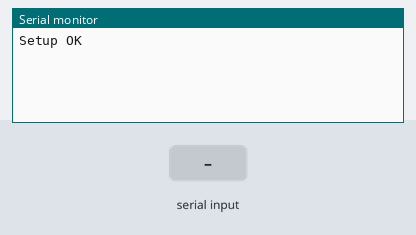
This sketch was run on a simulated Arduino Uno, built with avr-gcc and run on an emulated ATmega328P. On the bench: the last lines printed to the serial monitor. The test bench sets the inputs (shaded band).

Above: at 1.2 s.
1.3 s: "OK1\n" received over Serial
At 1.7 s:
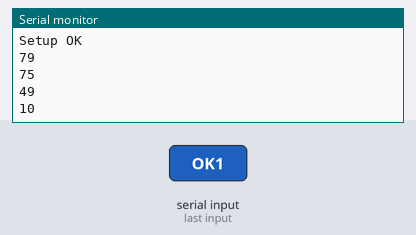
2.8 s: "OK2\n" received over Serial
At 4.0 s:
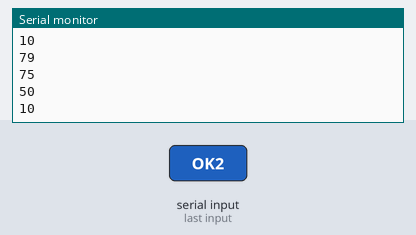
Timing chart, 0 to 5.8 s (numbered marks = the images above; inputs shaded):
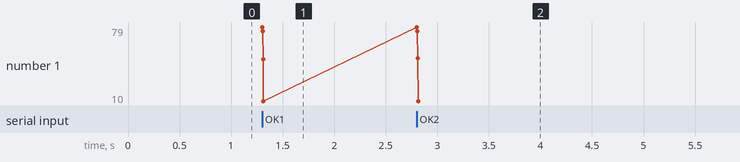

The sketch:

lock.ino
```cpp
#include <EEPROM.h>

int word_address =0;

void setup()
{


  Serial.begin(9600);
  Serial.println("Setup OK");

}
void loop()
{
  String inByte="";
  if (Serial.available() > 0) {
    // get incoming byte:
    inByte = Serial.read();
    Serial.println(inByte);
if (inByte =="1") {

  lockWrite(9);
 // Serial.println("OK1");
  }

  if (inByte =="2") {

    lockRead();
   //  Serial.println("OK2");

  }


  }

  }


  void lockWrite (int a)
  {


    EEPROM.write(word_address, a);
    }


int lockRead ()
{


  Serial.println(EEPROM.read(word_address));

  return EEPROM.read(word_address);
  }
```

Measured:
- after the input at 1.3 s, the serial monitor: prints a new line at once (image 1)
- after the input at 2.8 s, the serial monitor: prints a new line at once (image 2)
